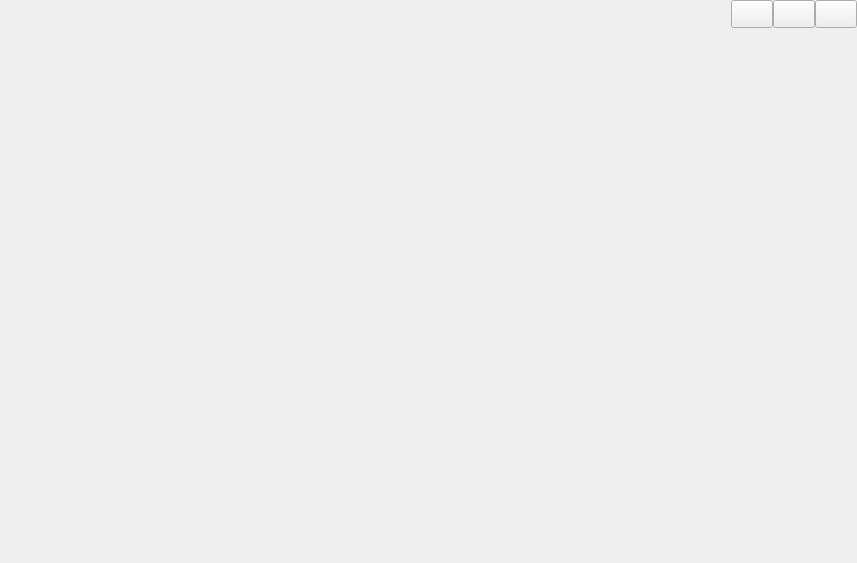
<?xml version="1.0" encoding="UTF-8"?>
<ui version="4.0">
 <class>TitleBar</class>
 <widget class="QWidget" name="TitleBar">
  <property name="geometry">
   <rect>
    <x>0</x>
    <y>0</y>
    <width>857</width>
    <height>563</height>
   </rect>
  </property>
  <property name="sizePolicy">
   <sizepolicy hsizetype="Preferred" vsizetype="Fixed">
    <horstretch>0</horstretch>
    <verstretch>0</verstretch>
   </sizepolicy>
  </property>
  <property name="windowTitle">
   <string/>
  </property>
  <property name="windowIcon">
   <iconset>
    <normaloff>:/recources/icons/icon.png</normaloff>:/recources/icons/icon.png</iconset>
  </property>
  <property name="styleSheet">
   <string notr="true"/>
  </property>
  <layout class="QGridLayout" name="gridLayout_3">
   <property name="leftMargin">
    <number>0</number>
   </property>
   <property name="topMargin">
    <number>0</number>
   </property>
   <property name="rightMargin">
    <number>0</number>
   </property>
   <property name="bottomMargin">
    <number>0</number>
   </property>
   <property name="spacing">
    <number>0</number>
   </property>
   <item row="1" column="0">
    <widget class="QFrame" name="bodyFrame">
     <property name="frameShape">
      <enum>QFrame::Shape::NoFrame</enum>
     </property>
     <property name="frameShadow">
      <enum>QFrame::Shadow::Raised</enum>
     </property>
     <layout class="QGridLayout" name="gridLayout_2">
      <property name="leftMargin">
       <number>0</number>
      </property>
      <property name="topMargin">
       <number>0</number>
      </property>
      <property name="rightMargin">
       <number>0</number>
      </property>
      <property name="bottomMargin">
       <number>0</number>
      </property>
      <property name="spacing">
       <number>0</number>
      </property>
      <item row="0" column="0">
       <widget class="QWidget" name="body" native="true">
        <property name="styleSheet">
         <string notr="true"/>
        </property>
        <layout class="QVBoxLayout" name="verticalLayout_2">
         <property name="spacing">
          <number>0</number>
         </property>
         <property name="leftMargin">
          <number>0</number>
         </property>
         <property name="topMargin">
          <number>0</number>
         </property>
         <property name="rightMargin">
          <number>0</number>
         </property>
         <property name="bottomMargin">
          <number>0</number>
         </property>
        </layout>
       </widget>
      </item>
     </layout>
    </widget>
   </item>
   <item row="0" column="0">
    <widget class="QWidget" name="header" native="true">
     <property name="maximumSize">
      <size>
       <width>16777215</width>
       <height>28</height>
      </size>
     </property>
     <property name="styleSheet">
      <string notr="true"/>
     </property>
     <layout class="QGridLayout" name="gridLayout">
      <property name="leftMargin">
       <number>0</number>
      </property>
      <property name="topMargin">
       <number>0</number>
      </property>
      <property name="rightMargin">
       <number>0</number>
      </property>
      <property name="bottomMargin">
       <number>0</number>
      </property>
      <item row="0" column="0">
       <widget class="QWidget" name="LHeader" native="true">
        <layout class="QHBoxLayout" name="horizontalLayout_2">
         <property name="spacing">
          <number>0</number>
         </property>
         <property name="leftMargin">
          <number>0</number>
         </property>
         <property name="topMargin">
          <number>0</number>
         </property>
         <property name="rightMargin">
          <number>0</number>
         </property>
         <property name="bottomMargin">
          <number>0</number>
         </property>
         <item>
          <spacer name="horizontalSpacer_2">
           <property name="orientation">
            <enum>Qt::Orientation::Horizontal</enum>
           </property>
           <property name="sizeType">
            <enum>QSizePolicy::Policy::Fixed</enum>
           </property>
           <property name="sizeHint" stdset="0">
            <size>
             <width>10</width>
             <height>20</height>
            </size>
           </property>
          </spacer>
         </item>
         <item>
          <widget class="QLabel" name="icon">
           <property name="minimumSize">
            <size>
             <width>16</width>
             <height>16</height>
            </size>
           </property>
           <property name="maximumSize">
            <size>
             <width>16</width>
             <height>16</height>
            </size>
           </property>
           <property name="styleSheet">
            <string notr="true"/>
           </property>
           <property name="text">
            <string/>
           </property>
          </widget>
         </item>
         <item>
          <widget class="QLabel" name="title">
           <property name="styleSheet">
            <string notr="true">color: #eee; margin-left:5px;</string>
           </property>
           <property name="text">
            <string>Custom Title Bar</string>
           </property>
          </widget>
         </item>
         <item>
          <spacer name="horizontalSpacer">
           <property name="orientation">
            <enum>Qt::Orientation::Horizontal</enum>
           </property>
           <property name="sizeHint" stdset="0">
            <size>
             <width>419</width>
             <height>18</height>
            </size>
           </property>
          </spacer>
         </item>
         <item>
          <widget class="QPushButton" name="minimum">
           <property name="sizePolicy">
            <sizepolicy hsizetype="Minimum" vsizetype="Minimum">
             <horstretch>0</horstretch>
             <verstretch>0</verstretch>
            </sizepolicy>
           </property>
           <property name="minimumSize">
            <size>
             <width>42</width>
             <height>28</height>
            </size>
           </property>
           <property name="maximumSize">
            <size>
             <width>42</width>
             <height>28</height>
            </size>
           </property>
           <property name="styleSheet">
            <string notr="true"/>
           </property>
           <property name="text">
            <string/>
           </property>
           <property name="iconSize">
            <size>
             <width>16</width>
             <height>16</height>
            </size>
           </property>
          </widget>
         </item>
         <item>
          <widget class="QPushButton" name="maximum">
           <property name="sizePolicy">
            <sizepolicy hsizetype="Minimum" vsizetype="Minimum">
             <horstretch>0</horstretch>
             <verstretch>0</verstretch>
            </sizepolicy>
           </property>
           <property name="minimumSize">
            <size>
             <width>42</width>
             <height>28</height>
            </size>
           </property>
           <property name="maximumSize">
            <size>
             <width>42</width>
             <height>28</height>
            </size>
           </property>
           <property name="styleSheet">
            <string notr="true"/>
           </property>
           <property name="text">
            <string/>
           </property>
           <property name="iconSize">
            <size>
             <width>16</width>
             <height>16</height>
            </size>
           </property>
          </widget>
         </item>
         <item>
          <widget class="QPushButton" name="close">
           <property name="sizePolicy">
            <sizepolicy hsizetype="Minimum" vsizetype="Minimum">
             <horstretch>0</horstretch>
             <verstretch>0</verstretch>
            </sizepolicy>
           </property>
           <property name="minimumSize">
            <size>
             <width>42</width>
             <height>28</height>
            </size>
           </property>
           <property name="maximumSize">
            <size>
             <width>42</width>
             <height>28</height>
            </size>
           </property>
           <property name="styleSheet">
            <string notr="true"/>
           </property>
           <property name="text">
            <string/>
           </property>
           <property name="iconSize">
            <size>
             <width>16</width>
             <height>16</height>
            </size>
           </property>
          </widget>
         </item>
        </layout>
        <zorder>title</zorder>
        <zorder>icon</zorder>
        <zorder>minimum</zorder>
        <zorder>maximum</zorder>
        <zorder>close</zorder>
        <zorder>horizontalSpacer</zorder>
       </widget>
      </item>
     </layout>
    </widget>
   </item>
  </layout>
 </widget>
 <resources/>
 <connections/>
</ui>
